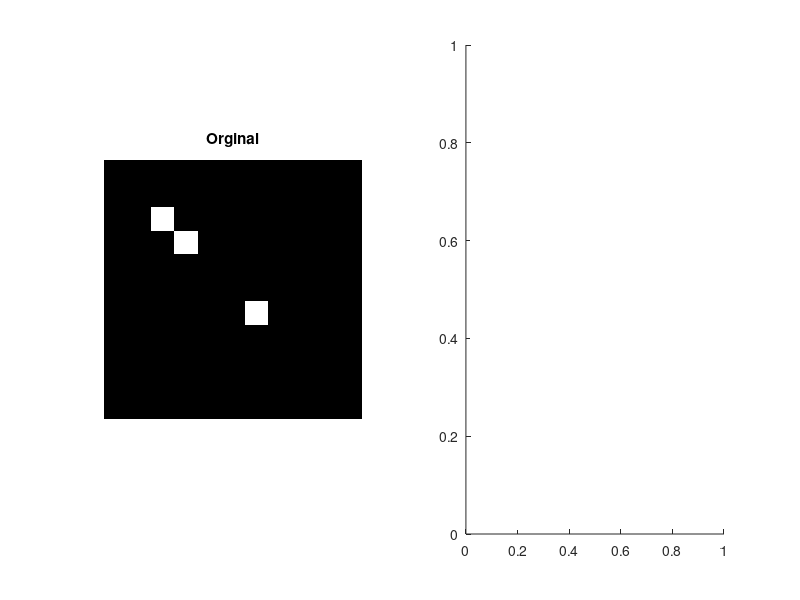

The MATLAB script that drew this image: (Note: this script raises an error after producing the figure.)
clc;
close all;
clear;

img_z=zeros(11,11);

img_z(3,3)=1;
img_z(4,4)=1;
img_z(7,7)=1;


figure(1);
subplot(1,2,1);
imshow(img_z);
title('Orginal');
subplot(1,2,2);
[H,T,R] = hough(img_z,'RhoResolution',0.1,'ThetaResolution',0.5);
imshow(H,[]);
title('Img in Hough space');

%Values found on plot 
%91 143


o=T(91);
p=R(143);


v_x = 0:0.1:10;
v_y =(p-v_x*cosd(o))/sind(o);
%%
%If parts are't separated matlab breaks plotting for some reason
figure(2);
imshow(img_z);
hold on;
plot(v_x+1,v_y+1);
title('Points with Hough Representation on Top');




